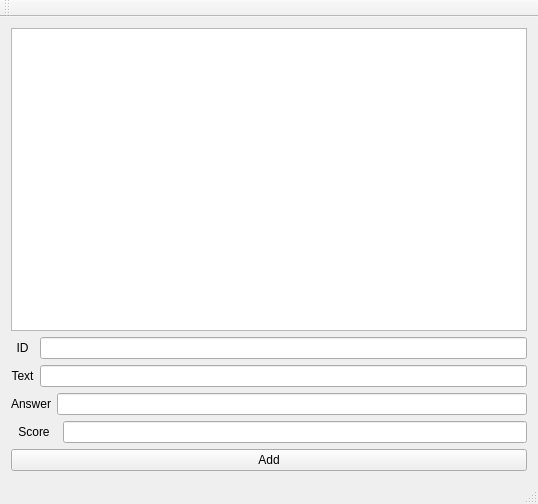
<?xml version="1.0" encoding="UTF-8"?>
<ui version="4.0">
 <class>GUIClass</class>
 <widget class="QMainWindow" name="GUIClass">
  <property name="geometry">
   <rect>
    <x>0</x>
    <y>0</y>
    <width>538</width>
    <height>504</height>
   </rect>
  </property>
  <property name="windowTitle">
   <string>GUI</string>
  </property>
  <widget class="QWidget" name="centralWidget">
   <layout class="QVBoxLayout" name="verticalLayout">
    <item>
     <widget class="QListWidget" name="listWidget"/>
    </item>
    <item>
     <layout class="QGridLayout" name="gridLayout">
      <item row="0" column="0">
       <widget class="QLabel" name="idLabel">
        <property name="styleSheet">
         <string notr="true">font: 12pt &quot;Century&quot;;</string>
        </property>
        <property name="text">
         <string>ID</string>
        </property>
        <property name="alignment">
         <set>Qt::AlignCenter</set>
        </property>
       </widget>
      </item>
      <item row="0" column="1" colspan="3">
       <widget class="QLineEdit" name="idEdit"/>
      </item>
      <item row="1" column="0">
       <widget class="QLabel" name="textLabel">
        <property name="styleSheet">
         <string notr="true">font: 12pt &quot;Century&quot;;</string>
        </property>
        <property name="text">
         <string>Text</string>
        </property>
        <property name="alignment">
         <set>Qt::AlignCenter</set>
        </property>
       </widget>
      </item>
      <item row="1" column="1" colspan="3">
       <widget class="QLineEdit" name="textEdit"/>
      </item>
      <item row="2" column="0" colspan="2">
       <widget class="QLabel" name="answerLabel">
        <property name="styleSheet">
         <string notr="true">font: 12pt &quot;Century&quot;;</string>
        </property>
        <property name="text">
         <string>Answer</string>
        </property>
        <property name="alignment">
         <set>Qt::AlignCenter</set>
        </property>
       </widget>
      </item>
      <item row="2" column="2" colspan="2">
       <widget class="QLineEdit" name="answerEdit"/>
      </item>
      <item row="3" column="0" colspan="3">
       <widget class="QLabel" name="scoreLabel">
        <property name="styleSheet">
         <string notr="true">font: 12pt &quot;Century&quot;;</string>
        </property>
        <property name="text">
         <string>Score</string>
        </property>
        <property name="alignment">
         <set>Qt::AlignCenter</set>
        </property>
       </widget>
      </item>
      <item row="3" column="3">
       <widget class="QLineEdit" name="scoreEdit"/>
      </item>
     </layout>
    </item>
    <item>
     <widget class="QPushButton" name="pushButton">
      <property name="text">
       <string>Add</string>
      </property>
     </widget>
    </item>
   </layout>
  </widget>
  <widget class="QMenuBar" name="menuBar">
   <property name="geometry">
    <rect>
     <x>0</x>
     <y>0</y>
     <width>538</width>
     <height>22</height>
    </rect>
   </property>
  </widget>
  <widget class="QToolBar" name="mainToolBar">
   <attribute name="toolBarArea">
    <enum>TopToolBarArea</enum>
   </attribute>
   <attribute name="toolBarBreak">
    <bool>false</bool>
   </attribute>
  </widget>
  <widget class="QStatusBar" name="statusBar"/>
 </widget>
 <layoutdefault spacing="6" margin="11"/>
 <resources>
  <include location="GUI.qrc"/>
 </resources>
 <connections/>
</ui>
